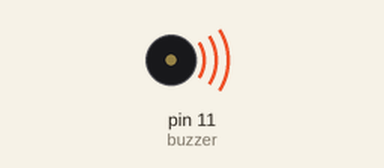
This sketch was run on a simulated Arduino Uno, built with avr-gcc and run on an emulated ATmega328P. Shown: buzzer (waves = sounding).

Above: at 0.1 s.
Timing chart, 0 to 40.0 s (numbered marks = the images above):
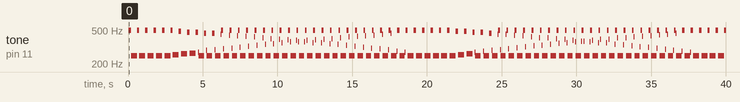

Measured:
- by itself, tone on pin 11 (buzzer): plays 496 Hz for 0.16 s, 249 Hz for 0.40 s, 496 Hz for 0.16 s, 249 Hz for 0.40 s, 496 Hz for 0.16 s, 249 Hz for 0.40 s … (239 notes in this stretch)

The sketch:

10.__________________.ino
```cpp
int buzzer=11; //переменной buzzer присваиваем номер выходного пина (11)

void setup()
{
  pinMode(buzzer,OUTPUT);//11 пин будет работает как выходной
}

void loop()
{
  unsigned char i,j;//задаем переменные
  while(1) //цикл while
  {
    for(i=1;i<80;i++)//выходная частота звука
    {
      digitalWrite(buzzer,HIGH);//зуммер издает звук, за счет HIGH
      delay(1);//задержка 1 ms
      digitalWrite(buzzer,LOW);// зуммер не издает звук, за счет LOW
      delay(1);// задержка 1 ms
  }
  for(i=0;i<100;i++)//другая выходная частота звука
    {
    digitalWrite(buzzer,HIGH);// зуммер издает звук, за счет HIGH
    delay(2);// задержка 2 ms
    digitalWrite(buzzer,LOW);// зуммер не издает звук, за счет LOW
    delay(2);// задержка 2ms
    }
  }
}
```
